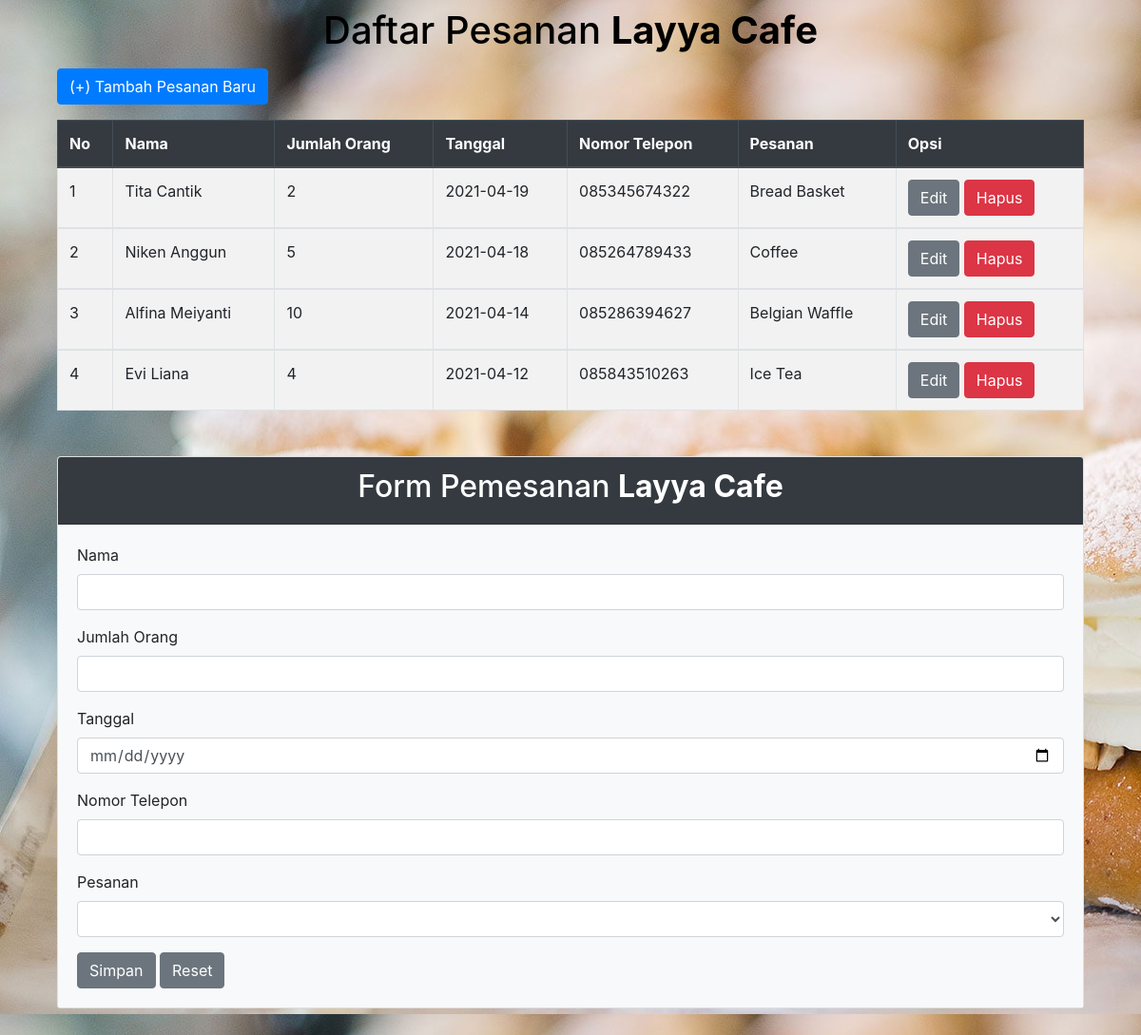
Screenshot of /crud.php with the database file from the repository.
### tables this page shows
CREATE TABLE `pesan` (
  `id_order` int(20) NOT NULL,
  `nama` varchar(100) NOT NULL,
  `jumlah_orang` int(20) NOT NULL,
  `tanggal` date NOT NULL,
  `telepon` varchar(50) NOT NULL,
  `pesanan` varchar(100) NOT NULL
);

### crud.php (the view, shortened to what this page needs)
<?php
	$server = "localhost";
	$user = "root";
	$pass = "";
	$database = "cafe";
	$koneksi = mysqli_connect($server, $user, $pass, $database)or die(mysqli_error($koneksi));
?>
<!DOCTYPE html>
<html>
<head>
	<link rel="stylesheet" type="text/css" href="css/bootstrap.min.css">
</head>
<body background="img/cafe5.jpg">
<div class="container">
	<div class="container text-center pt-2">
	    <a href="admin.html" style="color: black;"><h1>Daftar Pesanan <b>Layya Cafe</b></h1></a>
	</div>
	  <div class="col-sm-8 mt-3">
	  	<a href="tambah.php" class="btn btn-primary mb-3">
	  	<span class="material-icons-outlined">(+) Tambah Pesanan Baru</span></a>
	  </div>
	  <div class="container">
		<table class="table table-bordered table-striped">
			<thead class="thead-dark">
				<tr>
					<th>No</th>
					<th>Nama</th>
					<th>Jumlah Orang</th>
					<th>Tanggal</th>
					<th>Nomor Telepon</th>
					<th>Pesanan</th>
					<th>Opsi</th>
				</tr>
			</thead>
			<?php
				$no = 1;
				$tampil = mysqli_query($koneksi, "SELECT * from pesan order by id_order desc");
				while ($data = mysqli_fetch_array($tampil)) :
			?>
			<tbody style="background-color: white;">
				<tr>
					<th class="font-weight-normal"><?=$no++;?></th>
					<th class="font-weight-normal"><?=$data['nama']?></th>
					<th class="font-weight-normal"><?=$data['jumlah_orang']?></th>
					<th class="font-weight-normal"><?=$data['tanggal']?></th>
					<th class="font-weight-normal"><?=$data['telepon']?></th>
					<th class="font-weight-normal"><?=$data['pesanan']?></th>
					<td>
						<a href="crud.php?hal=edit&id=<?=$data['id_order']?>" class="btn btn-secondary"> Edit </a>
						<a href="crud.php?hal=hapus&id=<?=$data['id_order']?>"
							onclick="return confirm('Apakah yakin ingin menghapus pesanan ini?')" class="btn btn-danger"> Hapus </a>
					</td>
				</tr>
			</tbody>
		<?php endwhile;  ?>
		</table>
	<div class="card mt-5 mb-5">
	  <div class="card-header bg-dark text-white text text-center">
	    <h2>Form Pemesanan <b>Layya Cafe</b></h2>
	  </div>
	  <div class="card-body bg-light">
	   <form method="post" action="">
	   		<div class="form-group">
	   		<label>Nama</label>
	   		<input type="text" name="tnama" value="<?=@$vnama?>" class="form-control" required="">
	   	</div>
	   	<div class="form-group">
	   		<label>Jumlah Orang</label>
	   		<input type="number" name="tjumlah_orang" value="<?=@$vjumlah_orang?>" class="form-control" required="">
	   	</div>
	   	<div class="form-group">
	   		<label>Tanggal</label>
	   		<input type="date" name="ttanggal" value="<?=@$vtanggal?>" class="form-control" required="">
	   	</div>
	   	<div class="form-group">
	   		<label>Nomor Telepon</label>
	   		<input type="text" name="ttelepon" value="<?=@$vtelepon?>" class="form-control" required="">
	   	</div>
	   	<div class="form-group">
	   		<label>Pesanan</label>
	   		<select class="form-control" name="tpesanan">
	   			<option value="<?=@$vpesanan?>"><?=@$vpesanan?></option>
	   			<option value="Bread Basket">Bread Basket</option>
	   		</select>
	   	</div>
	   	<button type="submit" class="btn btn-secondary" name="bsimpan">Simpan</button>
	   	<button type="submit" class="btn btn-secondary" value="breset">Reset</button>
	   </form>
	  </div>
	</div>
</div>
</body>
</html>

### rows the page displays
pesan: nama "Tita Cantik", jumlah_orang "2", tanggal "2021-04-19", telepon "085345674322", pesanan "Bread Basket"
pesan: nama "Niken Anggun", jumlah_orang "5", tanggal "2021-04-18", telepon "085264789433", pesanan "Coffee"
pesan: nama "Alfina Meiyanti", jumlah_orang "10", tanggal "2021-04-14", telepon "085286394627", pesanan "Belgian Waffle"
pesan: nama "Evi Liana", jumlah_orang "4", tanggal "2021-04-12", telepon "085843510263", pesanan "Ice Tea"
